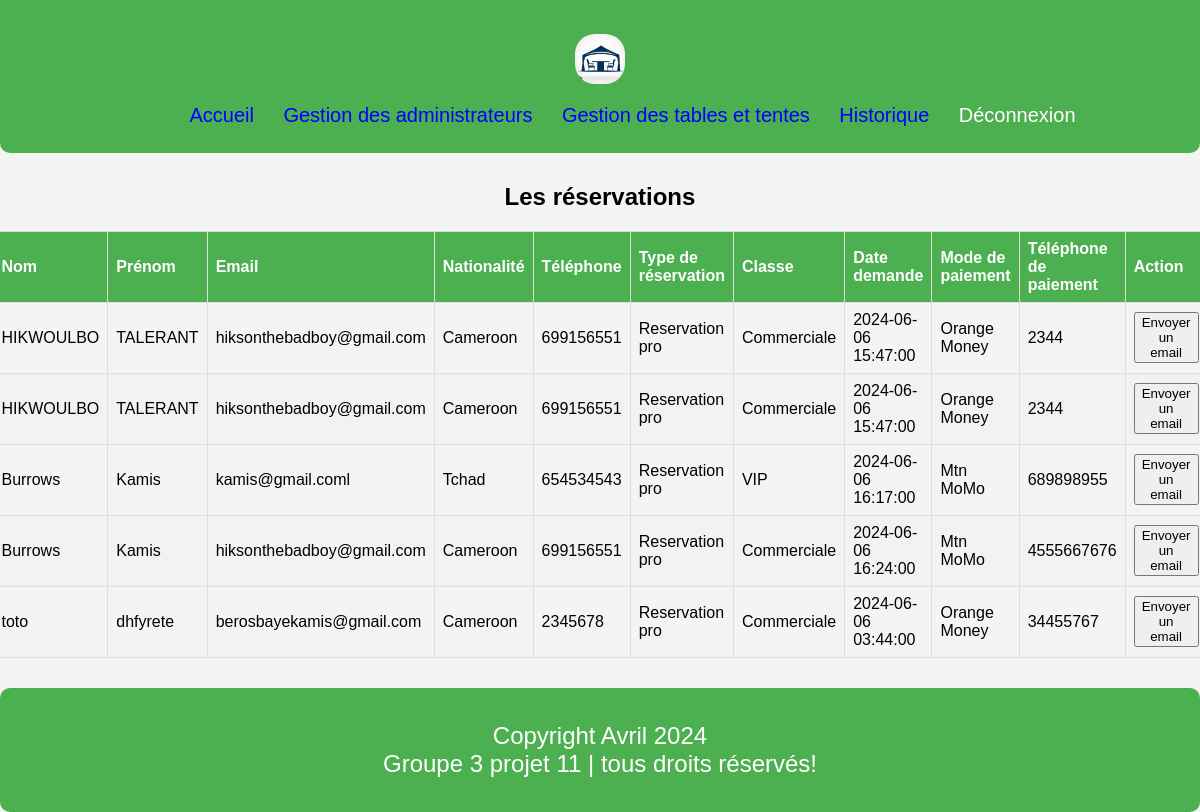
Page /admin.php (signed in) on the committed database.
### tables this page shows
CREATE TABLE `reservations` (
  `id` int(11) NOT NULL,
  `nom` varchar(100) NOT NULL,
  `prenom` varchar(100) NOT NULL,
  `age` int(11) NOT NULL,
  `genre` varchar(50) NOT NULL,
  `email` varchar(100) DEFAULT NULL,
  `pays` varchar(100) NOT NULL,
  `tel` varchar(20) NOT NULL,
  `ville` varchar(100) NOT NULL,
  `nombre` int(11) NOT NULL,
  `ville_des` varchar(100) NOT NULL,
  `classe` varchar(50) NOT NULL,
  `date_demande` datetime NOT NULL,
  `style` varchar(100) NOT NULL,
  `mode_paie` varchar(50) NOT NULL,
  `tel_paie` varchar(20) NOT NULL
);

### admin.php (the view, shortened to what this page needs)
<?php
if (isset($_SESSION['Connexion'])) {
?>
<!DOCTYPE html>
<html lang="fr">
<head>
    <link rel="stylesheet" href="admin.css">
</head>
<body>
    <header><br><br>
            <img src="images/logo.jpg" alt="Ville de Ndéré">
			<ul>
				<li> <a href="admin.php">Accueil</a></li>
				<li> <a href="gereradmin.php">Gestion des administrateurs</a></li>
				<li><a href="tabtente.php">Gestion des tables et tentes</a></li>
				<li><a href="historique.php">Historique</a></li>
				<li><a href="deconnexion.php" title="cliquez ici" style="color: white; text-decoration: none;">Déconnexion</a></li>
			</ul>
    </header>
        <?php
        try {
            $BD = new PDO('mysql:host=localhost;dbname=univ_ndere', 'root', '');
        } catch (Exception $e) {
            die('Erreur : ' . $e->getMessage());
        }
        ?>
        <h2>Les réservations</h2>
        <table>
            <thead>
                <tr>
                    <th>Nom</th>
                    <th>Prénom</th>
                    <th>Email</th>
                    <th>Nationalité</th>
                    <th>Téléphone</th>
                    <th>Type de réservation</th>
                    <th>Classe</th>
                    <th>Date demande</th>
                    <th>Mode de paiement</th>
                    <th>Téléphone de paiement</th>
                    <th>Action</th>
                </tr>
            </thead>
            <tbody>
                <?php
                $reponse = $BD->query('SELECT * FROM reservations');
                while ($data = $reponse->fetch()) {
                ?>
                    <tr>
                        <td><?php echo htmlspecialchars($data['nom']); ?></td>
                        <td><?php echo htmlspecialchars($data['prenom']); ?></td>
                        <td><?php echo htmlspecialchars($data['email']); ?></td>
                        <td><?php echo htmlspecialchars($data['pays']); ?></td>
                        <td><?php echo htmlspecialchars($data['tel']); ?></td>
                        <td><?php echo htmlspecialchars($data['ville']); ?></td>
                        <td><?php echo htmlspecialchars($data['classe']); ?></td>
                        <td><?php echo htmlspecialchars($data['date_demande']); ?></td>
                        <td><?php echo htmlspecialchars($data['mode_paie']); ?></td>
                        <td><?php echo htmlspecialchars($data['tel_paie']); ?></td>
                        <td>
                            <a href="mailto:<?php echo htmlspecialchars($data['email']); ?>?subject=Réservation Table et Tente&body=Bonjour,">
                                <button>Envoyer un email</button>
                            </a>
                        </td>
                    </tr>
                <?php
                }
                ?>
            </tbody>
        </table>
    <footer>
        <p>Copyright Avril 2024 <br> Groupe 3 projet 11 | tous droits réservés!</p>
    </footer>
</body>
</html>
<?php
} else {
    header('Location:connexion.php');
}
?>

### admin.css (style rules this page uses)
header { background: black; border-radius: 10px; color: white; margin-bottom: 10px; }
header img { width: 40px; height: 40px; border-radius: 20px; }
footer { border-radius: 10px; margin-top: 10px; height: 15vh; color: white; display: flex; justify-content: center; align-items: center; background: black; margin-bottom: 0; }
footer p { text-align: center; font-size: 150%; }

### admin.php (style rules this page uses)
body { font-family: Arial, sans-serif; background-color: #f4f4f4; margin: 0; padding: 0; display: flex; flex-direction: column; align-items: center; justify-content: center; height: 100vh; }
header, footer { width: 100%; background-color: #4CAF50; color: white; text-align: center; padding: 10px 0; }
header img { width: 50px; height: 50px; }
table { width: 100%; border-collapse: collapse; margin-bottom: 20px; }
table, th, td { border: 1px solid #ddd; }
th, td { padding: 8px; text-align: left; }
th { background-color: #4CAF50; color: white; }
tr:nth-child(even) { background-color: #f2f2f2; }
ul li { display:inline-flex; padding-left:25px; }
ul li a { color:blue; text-decoration:none; font-size:20px; }

### rows in the picture
reservations: nom "HIKWOULBO", prenom "TALERANT", email "hiksonthebadboy@gmail.com", pays "Cameroon", tel "699156551", ville "Reservation pro", classe "Commerciale", date_demande "2024-06-06 15:47:00", mode_paie "Orange Money", tel_paie "2344"
reservations: nom "HIKWOULBO", prenom "TALERANT", email "hiksonthebadboy@gmail.com", pays "Cameroon", tel "699156551", ville "Reservation pro", classe "Commerciale", date_demande "2024-06-06 15:47:00", mode_paie "Orange Money", tel_paie "2344"
reservations: nom "Burrows", prenom "Kamis", email "kamis@gmail.coml", pays "Tchad", tel "654534543", ville "Reservation pro", classe "VIP", date_demande "2024-06-06 16:17:00", mode_paie "Mtn MoMo", tel_paie "689898955"
reservations: nom "Burrows", prenom "Kamis", email "hiksonthebadboy@gmail.com", pays "Cameroon", tel "699156551", ville "Reservation pro", classe "Commerciale", date_demande "2024-06-06 16:24:00", mode_paie "Mtn MoMo", tel_paie "4555667676"
reservations: nom "toto", prenom "dhfyrete", email "berosbayekamis@gmail.com", pays "Cameroon", tel "2345678", ville "Reservation pro", classe "Commerciale", date_demande "2024-06-06 03:44:00", mode_paie "Orange Money", tel_paie "34455767"
